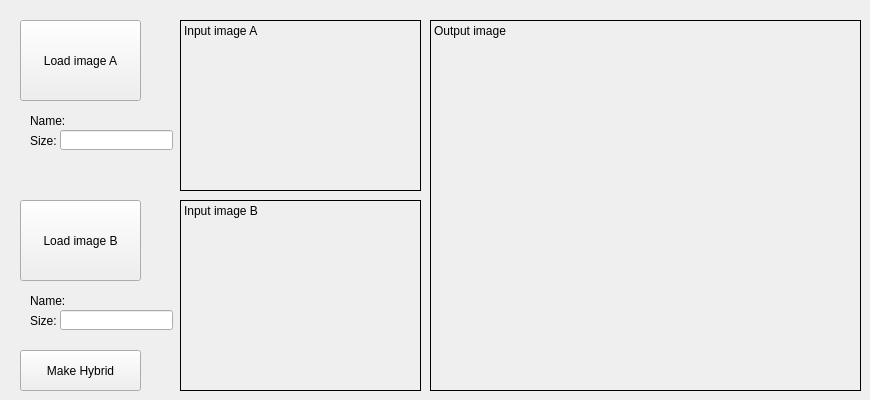
    <widget class="QWidget" name="tab_hybrid">
     <attribute name="title">
      <string>Hybrid</string>
     </attribute>
     <widget class="QLabel" name="label_histograms_input_2">
      <property name="geometry">
       <rect>
        <x>180</x>
        <y>20</y>
        <width>241</width>
        <height>171</height>
       </rect>
      </property>
      <property name="autoFillBackground">
       <bool>true</bool>
      </property>
      <property name="frameShape">
       <enum>QFrame::Box</enum>
      </property>
      <property name="text">
       <string>Input image A</string>
      </property>
      <property name="scaledContents">
       <bool>true</bool>
      </property>
      <property name="alignment">
       <set>Qt::AlignLeading|Qt::AlignLeft|Qt::AlignTop</set>
      </property>
     </widget>
     <widget class="QLabel" name="label_histograms_hinput_2">
      <property name="geometry">
       <rect>
        <x>180</x>
        <y>200</y>
        <width>241</width>
        <height>191</height>
       </rect>
      </property>
      <property name="autoFillBackground">
       <bool>true</bool>
      </property>
      <property name="frameShape">
       <enum>QFrame::Box</enum>
      </property>
      <property name="text">
       <string>Input image B</string>
      </property>
      <property name="textFormat">
       <enum>Qt::PlainText</enum>
      </property>
      <property name="scaledContents">
       <bool>true</bool>
      </property>
      <property name="alignment">
       <set>Qt::AlignLeading|Qt::AlignLeft|Qt::AlignTop</set>
      </property>
     </widget>
     <widget class="QLabel" name="label_histograms_output_2">
      <property name="geometry">
       <rect>
        <x>430</x>
        <y>20</y>
        <width>431</width>
        <height>371</height>
       </rect>
      </property>
      <property name="autoFillBackground">
       <bool>true</bool>
      </property>
      <property name="frameShape">
       <enum>QFrame::Box</enum>
      </property>
      <property name="text">
       <string>Output image</string>
      </property>
      <property name="scaledContents">
       <bool>true</bool>
      </property>
      <property name="alignment">
       <set>Qt::AlignLeading|Qt::AlignLeft|Qt::AlignTop</set>
      </property>
     </widget>
     <widget class="QLabel" name="label_12">
      <property name="geometry">
       <rect>
        <x>30</x>
        <y>110</y>
        <width>71</width>
        <height>21</height>
       </rect>
      </property>
      <property name="text">
       <string>Name:</string>
      </property>
     </widget>
     <widget class="QPushButton" name="pushButton_histograms_load_2">
      <property name="geometry">
       <rect>
        <x>20</x>
        <y>20</y>
        <width>121</width>
        <height>81</height>
       </rect>
      </property>
      <property name="text">
       <string>Load image A</string>
      </property>
     </widget>
     <widget class="QLabel" name="label_13">
      <property name="geometry">
       <rect>
        <x>30</x>
        <y>130</y>
        <width>71</width>
        <height>21</height>
       </rect>
      </property>
      <property name="text">
       <string>Size:</string>
      </property>
     </widget>
     <widget class="QLabel" name="label_14">
      <property name="geometry">
       <rect>
        <x>30</x>
        <y>310</y>
        <width>71</width>
        <height>21</height>
       </rect>
      </property>
      <property name="text">
       <string>Size:</string>
      </property>
     </widget>
     <widget class="QLabel" name="label_15">
      <property name="geometry">
       <rect>
        <x>30</x>
        <y>290</y>
        <width>71</width>
        <height>21</height>
       </rect>
      </property>
      <property name="text">
       <string>Name:</string>
      </property>
     </widget>
     <widget class="QPushButton" name="pushButton_histograms_load_3">
      <property name="geometry">
       <rect>
        <x>20</x>
        <y>200</y>
        <width>121</width>
        <height>81</height>
       </rect>
      </property>
      <property name="text">
       <string>Load image B</string>
      </property>
     </widget>
     <widget class="QPushButton" name="pushButton_histograms_load_4">
      <property name="geometry">
       <rect>
        <x>20</x>
        <y>350</y>
        <width>121</width>
        <height>41</height>
       </rect>
      </property>
      <property name="text">
       <string>Make Hybrid</string>
      </property>
     </widget>
     <widget class="QLineEdit" name="lineEdit_11">
      <property name="geometry">
       <rect>
        <x>60</x>
        <y>130</y>
        <width>113</width>
        <height>20</height>
       </rect>
      </property>
     </widget>
     <widget class="QLineEdit" name="lineEdit_12">
      <property name="geometry">
       <rect>
        <x>60</x>
        <y>310</y>
        <width>113</width>
        <height>20</height>
       </rect>
      </property>
     </widget>
    </widget>
